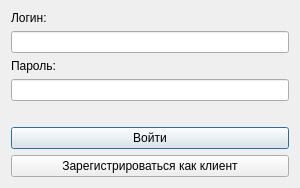
<?xml version="1.0" encoding="UTF-8"?>
<ui version="4.0">
 <class>LoginWindow</class>
 <widget class="QDialog" name="LoginWindow">
  <property name="geometry">
   <rect>
    <x>0</x>
    <y>0</y>
    <width>300</width>
    <height>180</height>
   </rect>
  </property>
  <property name="windowTitle">
   <string>Вход</string>
  </property>
  <layout class="QVBoxLayout" name="verticalLayout">
   <item>
    <widget class="QLabel" name="label">
     <property name="text">
      <string>Логин:</string>
     </property>
    </widget>
   </item>
   <item>
    <widget class="QLineEdit" name="loginEdit"/>
   </item>
   <item>
    <widget class="QLabel" name="label_2">
     <property name="text">
      <string>Пароль:</string>
     </property>
    </widget>
   </item>
   <item>
    <widget class="QLineEdit" name="passEdit">
     <property name="echoMode">
      <enum>QLineEdit::Password</enum>
     </property>
    </widget>
   </item>
   <item>
    <widget class="QLabel" name="errorLabel">
     <property name="text">
      <string/>
     </property>
     <property name="styleSheet">
      <string notr="true">color: red;</string>
     </property>
    </widget>
   </item>
   <item>
    <widget class="QPushButton" name="loginButton">
     <property name="text">
      <string>Войти</string>
     </property>
    </widget>
   </item>
            <item>
<widget class="QPushButton" name="btnRegister">
 <property name="text">
  <string>Зарегистрироваться как клиент</string>
 </property>
</widget>
            </item>
  </layout>
 </widget>
 <resources/>
 <connections/>

</ui>
